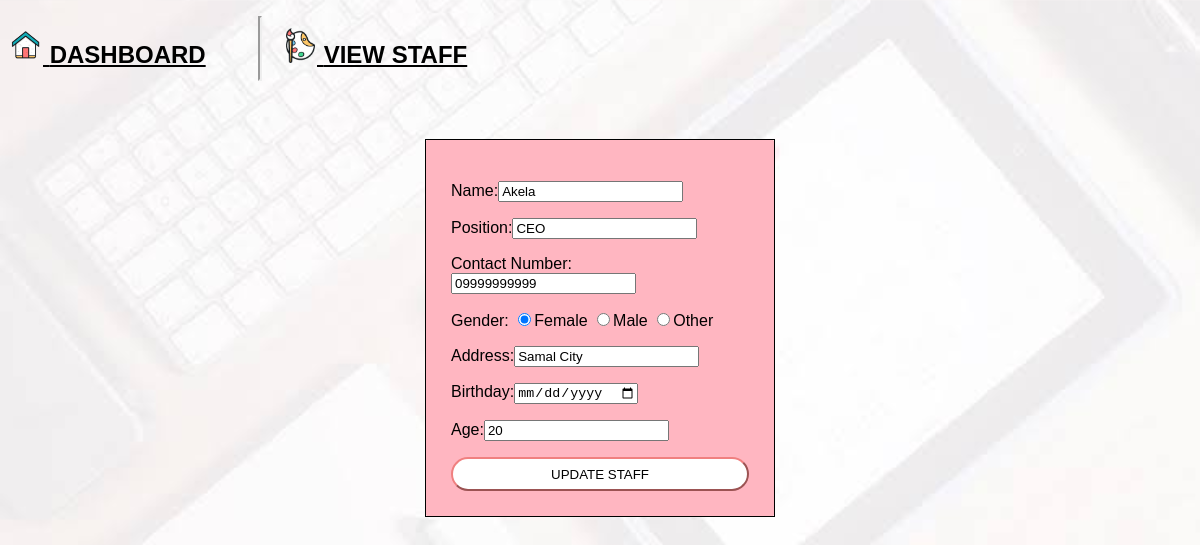
Page /editStaff.php?upds=1 on the committed database.
### tables this page shows
CREATE TABLE `staff` (
  `id` int(6) UNSIGNED NOT NULL,
  `name` varchar(50) NOT NULL,
  `position` varchar(150) NOT NULL,
  `num` varchar(11) NOT NULL,
  `gender` varchar(10) NOT NULL,
  `address` varchar(100) NOT NULL,
  `birthday` date NOT NULL,
  `age` int(11) NOT NULL
);

### editStaff.php (the view, shortened to what this page needs)
<?php
	$servername = "localhost"; $username = "root"; $password = ""; $dbname = "OISDb";
$conn = new mysqli($servername, $username, $password, $dbname);
if(isset($_GET['upds'])){
$id = $_GET['upds'];
$dis_sql = "SELECT * FROM staff WHERE id = '$id' ";
$result = $conn -> query($dis_sql);
if($result->num_rows>0){
	while($row = $result->fetch_assoc()){
		$name=$row['name'];
		$position=$row['position'];
		$num=$row['num'];
		$gender=$row['gender'];
		$address=$row['address'];
		$birthday=$row['birthday'];
		$age=$row['age'];
	}
}
}
?>
<html>
<head>
</head>
<body>
	<div id="header">
		<ul>
		<li><a href="dashboard.php"><h2><img src="images/home.png" style="width:35px;"> DASHBOARD </h2></a></li>
		<hr>
		<li><a href="manageStaff.php"><h2><img src="images/event.png" style="width:35px;"> VIEW STAFF </h2></a></li>
		</ul>
	</div>
<div>
	<form class="form-add" name="add" action="<?php echo $_SERVER['PHP_SELF']; ?>" method="post">
		<div id="add-wrap">
			<p>Name:<input type="text" name="name" class="form-control" value="<?php echo $name ?>" required></p>
			<p>Position:<input type="text" name="position" class="form-control" value="<?php echo $position ?>" required></p>
			<p>Contact Number:<input type="text" name="num" class="form-control" value="<?php echo $num ?>" required></p>
			<p>Gender:
			<input type="radio" name="gender" value="Female" class="form-control" <?php if($gender == "Female"){ ?> checked <?php } ?>>Female
			<input type="radio" name="gender" value="Male" class="form-control" <?php if($gender == "Male"){ ?> checked <?php } ?> >Male
			<input type="radio" name="gender" value="Other" class="form-control" <?php if($gender == "Other"){ ?> checked <?php } ?> >Other</p>
			<p>Address:<input type="text" name="address" class="form-control" value="<?php echo $address ?>" required></p>
			<p>Birthday:<input type="date" name="birthday" class="form-control" value="<?php echo $birthday ?>"required></p>
			<p>Age:<input type="number" name="age" class="form-control" value="<?php echo $age ?>" required></p>
			<button class="btn btn-theme btn-round" type="submit" name="update">UPDATE STAFF</button>
		</div>
	</form>
</div>
</body>
</html>

### editStaff.php (style rules this page uses)
body { font-family: sans-serif; background: url('images/manage.jpg') repeat-y; background-size: 100%; }
ul { padding: 0px; display: flex; margin: 0px; }
#header li { display: inline-block; padding: 0; color: black; width: 250px; }
#header a { color: black; }
.form-add { max-width: 350px; margin: 50px auto 0; background: lightpink; border-radius: 5px; -webkit-border-radius: 5px; }
#add-wrap { padding: 25px; border: 1px solid black; }
.btn { height: 34px; width: 100%; cursor: pointer; }
.btn-theme { background-color: #fff; border-color: lightcoral; }
.btn-round { border-radius: 20px; -webkit-border-radius: 20px; }
hr { display: block; margin-top: 0.5em; margin-bottom: 0.5em; margin-left: 0; margin-right: 20px; border-style: inset; border-width: 2px; padding: 0px; }

### rows in the picture
staff: name "Akela", position "CEO", num "09999999999", gender "☑", address "Samal City", age "20"
